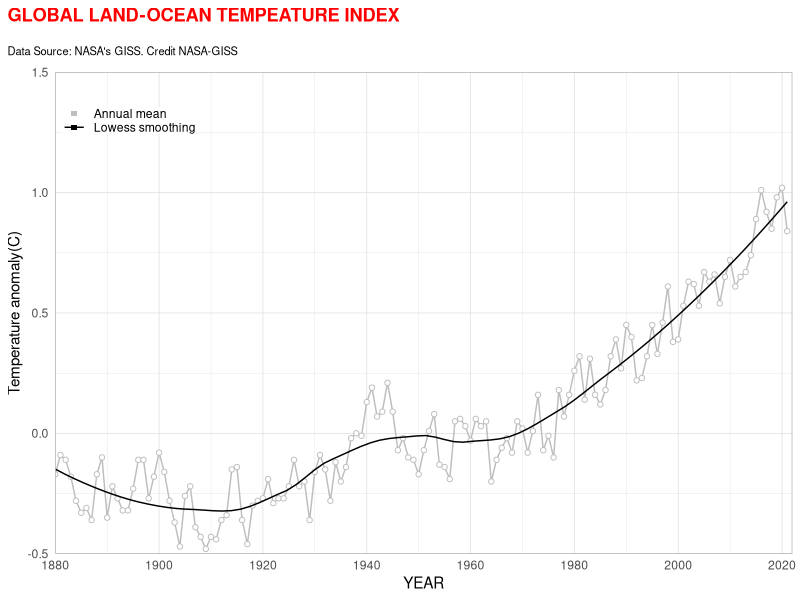
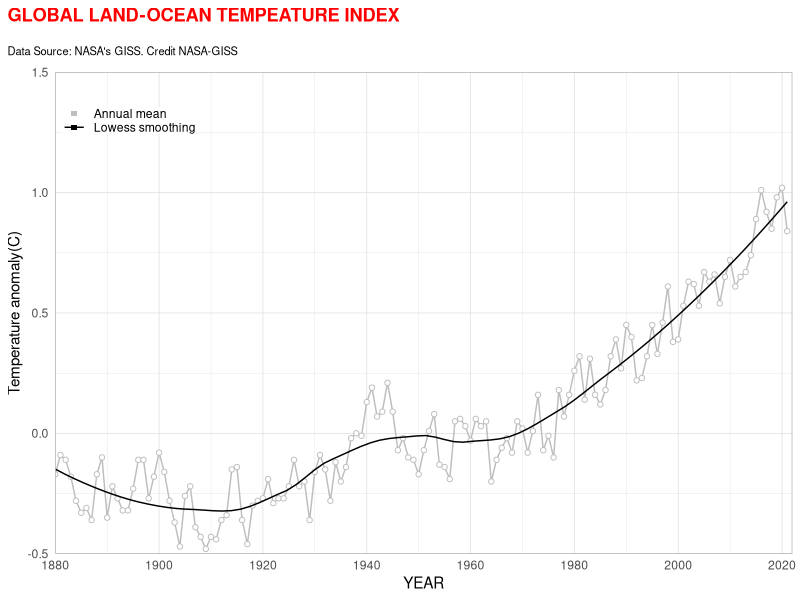

Source code (R) for these figures, in order:
library(tidyverse)

read_csv("data/GLB.Ts+dSST.csv", skip=1,na="***") %>%
  select(year = Year, t_diff = `J-D`) %>%
  ggplot(aes(x = year, y = t_diff)) + 
  geom_line(aes(color = "1"), size =0.5, show.legend = FALSE) +
  geom_point(fill = "white", aes(color = "1"), shape = 21, show.legend = TRUE) +
  geom_smooth(se = FALSE, aes(color = "2") ,size = 0.5, span = 0.50) +
  scale_x_continuous(breaks=seq(1880,2023,20), expand = c(0,0)) +
  scale_y_continuous(limits = c(-0.5,1.5), expand = c(0,0)) +
  scale_color_manual(name=NULL,
                     breaks = c(1,2),
                     values = c("gray","black"),
                     labels= c("Annual mean","Lowess smoothing"),
                     guide = guide_legend(override.aes = list(shape =15))
                     ) +
  labs( x="YEAR", y="Temperature anomaly(C)",
    title = "GLOBAL LAND-OCEAN TEMPEATURE INDEX",
    subtitles = "Data Source: NASA's GISS. Credit NASA-GISS"
  ) +
  theme_light() +
  theme(axis.ticks = element_blank(),
        plot.title.position = "plot",
        plot.title = element_text(margin = margin(b=15), color="red", face = "bold"),
        plot.subtitle = element_text(size =8, margin = margin(b=10)),
        legend.position = c(0.1,0.9),
        legend.title = element_text(size=.2),
        legend.key.height = unit(10, "pt"),
        legend.margin = margin(0,0,0,0)
        )

ggsave("figures/tempearature_index_plot.png",width = 6, height = 4)



